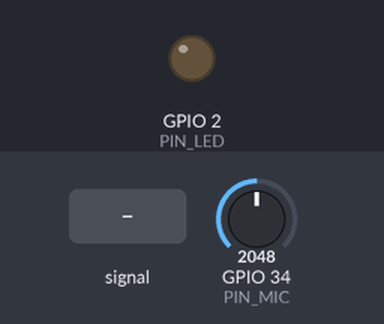
Recording of a sketch running on a simulated ESP32. On the bench: output pins drawn as LEDs (lit = HIGH). Inputs (shaded band) come from the test bench; at power-on: GPIO 34 (PIN_MIC) = 2048 (analog values on the 0–4095 scale). WiFi joins after 1.5 s; servers stay silent unless stated; uploads are accepted with an empty reply; what the sketch prints to the serial monitor is not drawn.

Above: at 2.7 s.
2.8 s: GPIO 34 (PIN_MIC) fed a 200 Hz sine of ±1023 counts around its level
At 6.1 s:
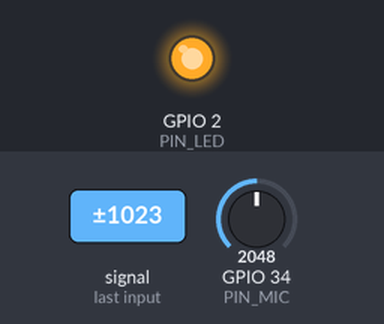
Timing chart, 0 to 7.6 s (numbered marks = the images above; inputs shaded):
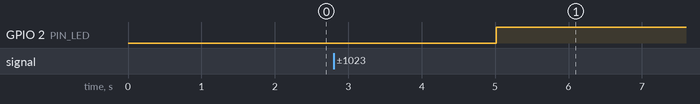

Measured:
- after the input at 2.8 s, GPIO 2 (PIN_LED): LOW → HIGH after 2.2 s

The sketch:

sketch.ino
```cpp
/**
 * HearGuard AI — Firmware ESP32 con WiFi + HTTP
 * (Copia para Wokwi; la fuente canónica es ../hearguard_esp32/hearguard_esp32.ino)
 *
 * Hardware:
 *   - ESP32 (DevKit v1 o similar)
 *   - Módulo micrófono KY-037 (analógico) o MAX9814 (más preciso)
 *     AO → GPIO34  |  VCC → 3.3V  |  GND → GND
 *   - LED indicador (opcional): GPIO2 (LED_BUILTIN en la mayoría de DevKits)
 *
 * Wokwi: el potenciómetro deslizante del diagrama sustituye la salida AO del KY-037.
 * El DevKit simulado ya lleva LED en GPIO2; no hace falta LED externo en el diagrama.
 *
 * Librerías requeridas (Gestor de librerías de Arduino IDE):
 *   - WiFi          (incluida en el core ESP32)
 *   - HTTPClient    (incluida en el core ESP32)
 *   - ArduinoJson   → buscar "ArduinoJson" de Benoit Blanchon ≥ 6.x
 */

#include <WiFi.h>
#include <HTTPClient.h>
#include <ArduinoJson.h>

// ── Configuración — EDITAR ────────────────────────────────────────────────────
// Wokwi: red simulada "Wokwi-GUEST" (sin contraseña). En placa real, tu SSID/clave.
const char* WIFI_SSID     = "Wokwi-GUEST";
const char* WIFI_PASSWORD = "";

// URL de tu backend (producción o 192.168.x.x para desarrollo local)
const char* BACKEND_URL   = "https://hearguard-ai.onrender.com/api/noise/iot";

// API key obtenida al registrar el dispositivo en /app/devices
const char* DEVICE_KEY    = "hg_xxxx_xxxxxxxxxxxxxxxxxxxxxxxxxxxxxxxx";

// Intervalo entre lecturas (ms). En Wokwi conviene poco para ver cambios al mover el pot;
// en placa real / producción usa 30000 como en ../hearguard_esp32/hearguard_esp32.ino
const unsigned long INTERVAL_MS = 5000;
// ─────────────────────────────────────────────────────────────────────────────

// Pin analógico del micrófono (GPIO34 es input-only, ideal para ADC)
const int PIN_MIC = 34;
const int PIN_LED = 2;  // LED_BUILTIN

// Cuántas muestras promediar por lectura
const int SAMPLES = 50;

// ── Función: leer nivel sonoro en dB aproximados ──────────────────────────────
float readDbLevel() {
  long sum = 0;
  int peak = 0;
  for (int i = 0; i < SAMPLES; i++) {
    int val = analogRead(PIN_MIC);
    sum += val;
    if (val > peak) peak = val;
    delayMicroseconds(200);
  }
  // El pico captura variaciones rápidas mejor que el promedio
  // ADC ESP32: 12 bits (0–4095), alimentado a 3.3V
  // Mapeo calibrado orientativo: 0–4095 → 30–110 dB
  // Para calibración precisa usa un sonómetro de referencia
  return map(peak, 0, 4095, 30, 110);
}

// ── Función: enviar lectura al backend ────────────────────────────────────────
bool postReading(float db) {
  if (WiFi.status() != WL_CONNECTED) return false;

  HTTPClient http;
  http.begin(BACKEND_URL);
  http.addHeader("Content-Type", "application/json");
  http.addHeader("X-Device-Key", DEVICE_KEY);
  http.setTimeout(10000);

  StaticJsonDocument<128> doc;
  doc["dbLevel"] = (int)round(db);
  String body;
  serializeJson(doc, body);

  int code = http.POST(body);
  bool ok = (code == 200 || code == 201);

  if (!ok) {
    Serial.printf("[HTTP] error %d\n", code);
  }
  http.end();
  return ok;
}

// ── Función: conectar / reconectar WiFi ───────────────────────────────────────
void ensureWifi() {
  if (WiFi.status() == WL_CONNECTED) return;
  Serial.printf("[WiFi] conectando a %s", WIFI_SSID);
  // Wokwi: canal 6 evita el escaneo y ahorra ~4 s (ver guía ESP32 WiFi de Wokwi)
  if (strcmp(WIFI_SSID, "Wokwi-GUEST") == 0 && strlen(WIFI_PASSWORD) == 0) {
    WiFi.begin(WIFI_SSID, WIFI_PASSWORD, 6);
  } else {
    WiFi.begin(WIFI_SSID, WIFI_PASSWORD);
  }
  int attempts = 0;
  while (WiFi.status() != WL_CONNECTED && attempts < 20) {
    delay(500);
    Serial.print('.');
    attempts++;
  }
  if (WiFi.status() == WL_CONNECTED) {
    Serial.printf("\n[WiFi] IP: %s\n", WiFi.localIP().toString().c_str());
  } else {
    Serial.println("\n[WiFi] sin conexión — se intentará en el próximo ciclo");
  }
}

// ── Setup ─────────────────────────────────────────────────────────────────────
void setup() {
  Serial.begin(115200);
  pinMode(PIN_LED, OUTPUT);
  analogReadResolution(12);       // 12 bits = 0–4095
  analogSetAttenuation(ADC_11db); // rango 0–3.3V

  Serial.println("[HearGuard] iniciando...");
  WiFi.mode(WIFI_STA);
  ensureWifi();
}

// ── Loop ──────────────────────────────────────────────────────────────────────
static unsigned long lastSent = 0;

void loop() {
  unsigned long now = millis();
  if (now - lastSent >= INTERVAL_MS) {
    lastSent = now;

    float db = readDbLevel();
    bool highRisk = db > 85;
    digitalWrite(PIN_LED, highRisk ? HIGH : LOW);

    Serial.printf("[sensor] %.0f dB  riesgo: %s\n", db, highRisk ? "ALTO" : "normal");

    ensureWifi();
    bool sent = postReading(db);
    Serial.printf("[backend] %s\n", sent ? "OK" : "FALLO");
  }
}
```
